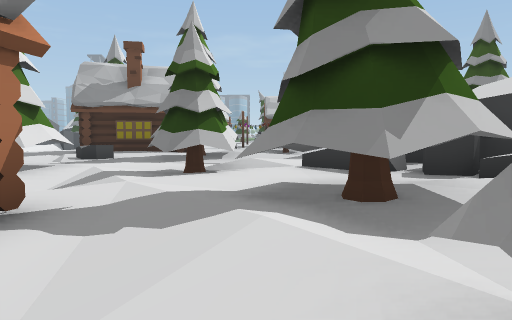
view 1 (above)

24 first-person views from a walk through a 3-D level made in the Unity game engine. The camera is 1.3 m above the floor, tilts 4° down and sees 70° across. The floor is counted in squares, 2 m on a side. Each view is taken from the middle of a square. On the plan, view 1 faces up. The plan holds only what a view shows up to about 11 squares ahead; the rest is blank. The place goes on beyond the plan. The player is left out.

view 2
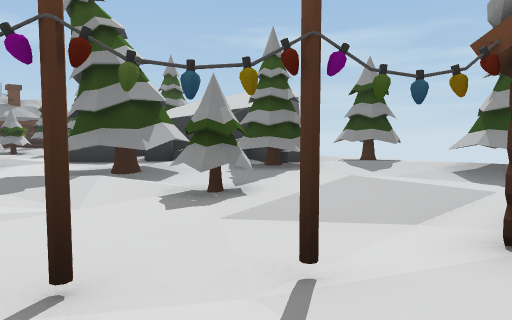

view 3
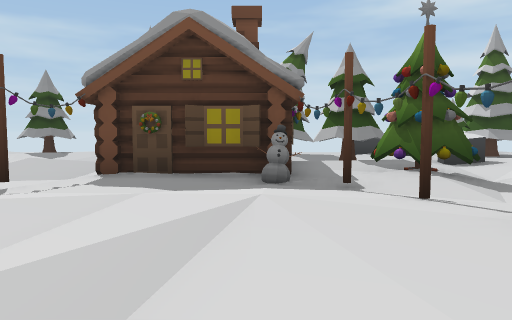

view 4
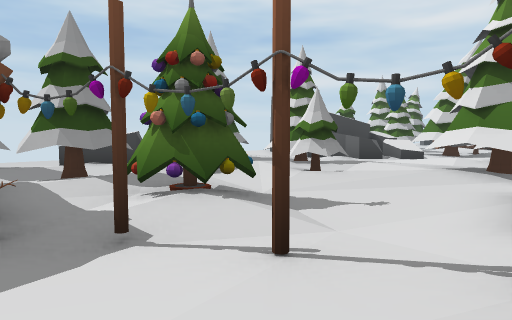

view 5
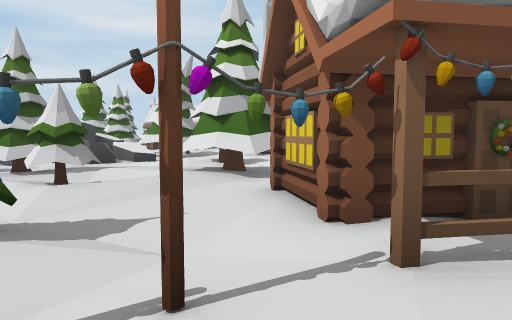

view 6
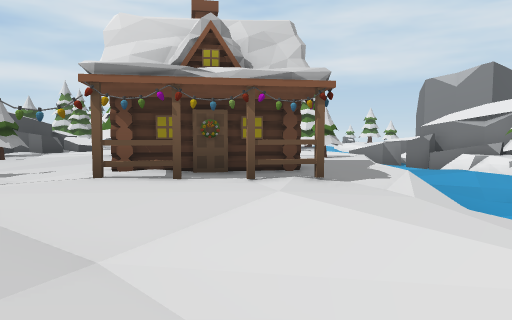

view 7
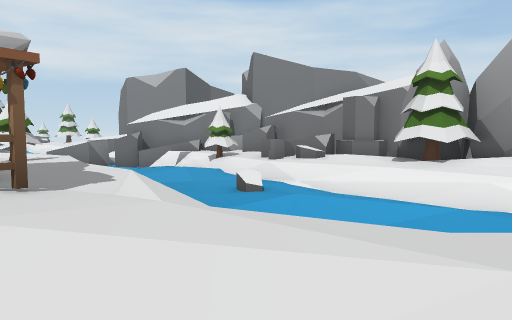

view 8
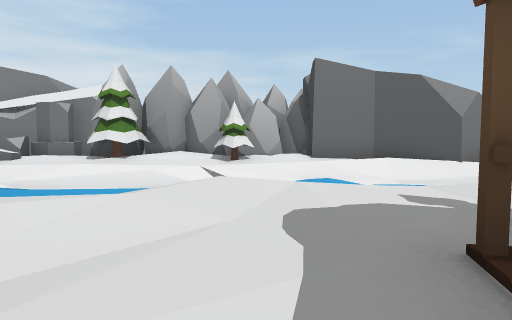

view 9
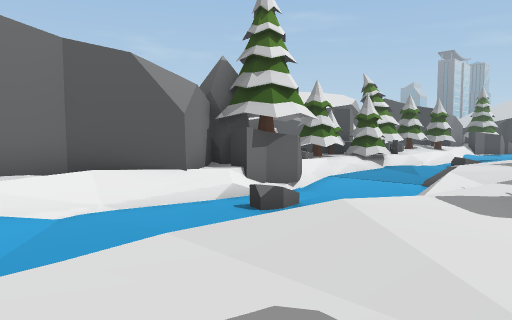

view 10
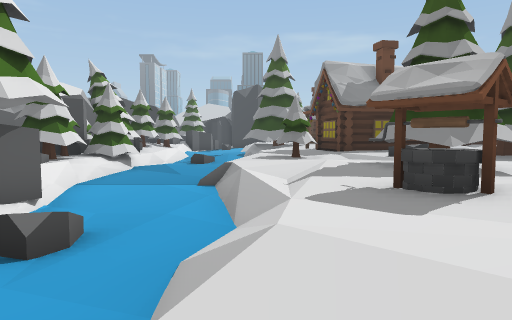

view 11
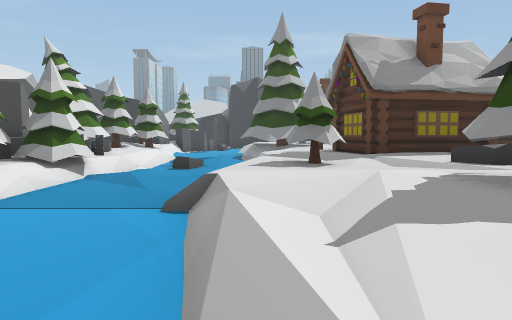

view 12
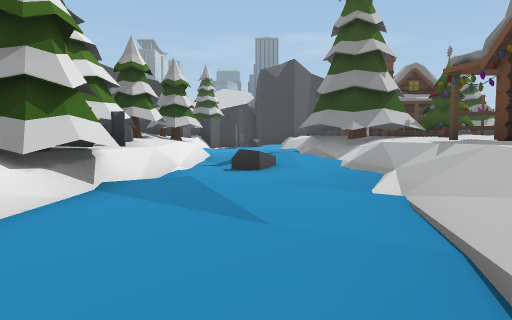

view 13
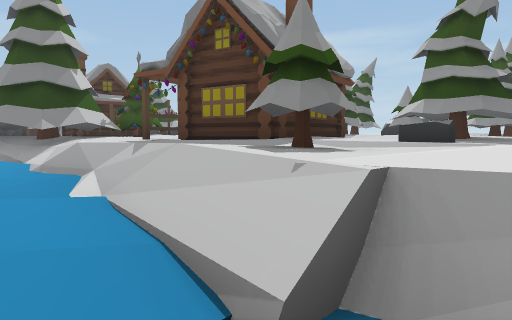

view 14
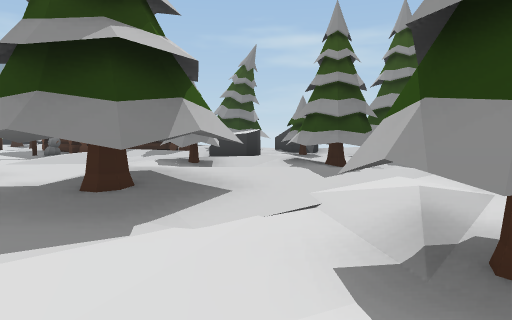

view 15
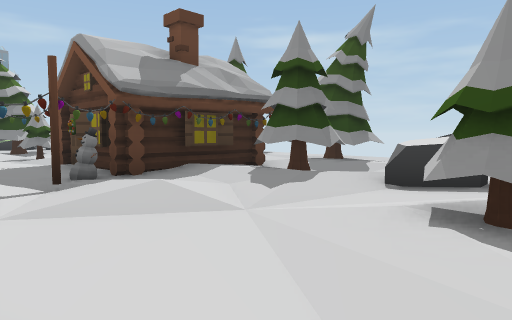

view 16
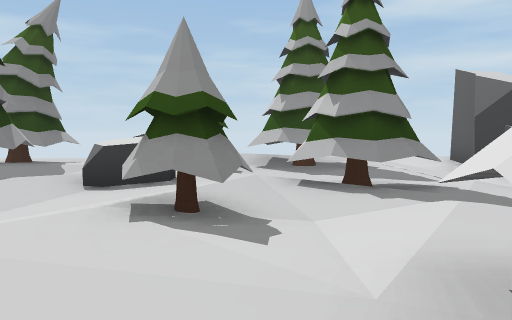

view 17
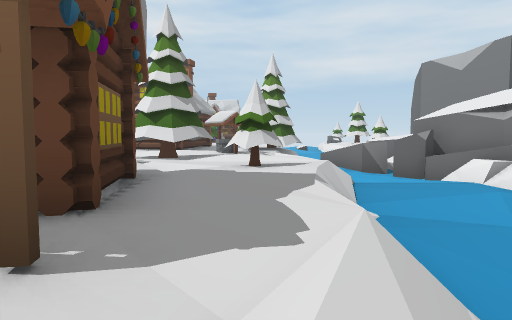

view 18
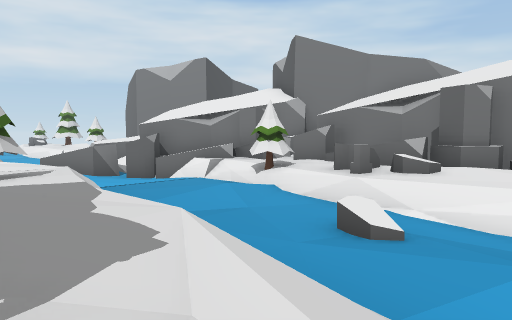

view 19
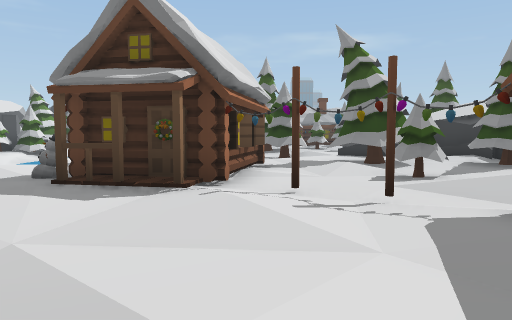

view 20
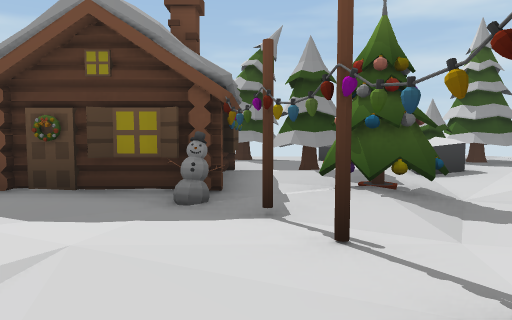

view 21
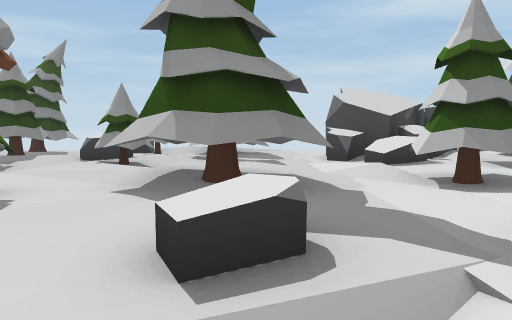

view 22
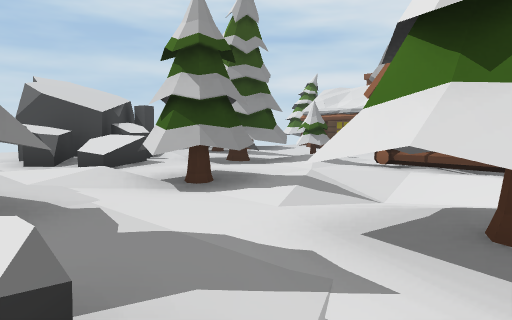

view 23
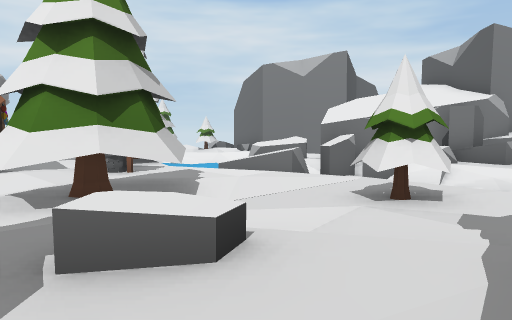

view 24
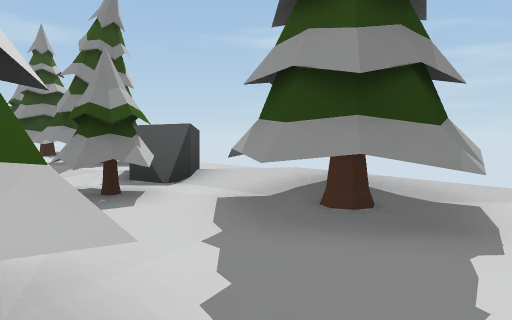

### Floor plan
Key: @ floor where view 1 was taken; # wall or solid block; . main floor; : floor 0.25 m higher than the main floor; - floor 0.25 m lower than the main floor; + floor 0.5 m higher than the main floor; _ floor 0.75 m lower than the main floor; < floor 1 m lower than the main floor; ( floor 1.25 m lower than the main floor; / step, stairs or slope; = window, fence, low wall or low ledge; ^ raised ledge; v drop or lower ground; O other object.
Columns run from 14 left of view 1 to 8 right of it. Each row starts with its distance up from view 1.
 18  #O<  ^OOOO  ..## O:.
 17  ^^<  OOO.O  :OO##O O
 16  O^(_//..::  .#.::.:OO
 15  #^<__/ .O  O.:.:O.::
 14  #O<O_/ OO  ....:O..O
 13  #O<<</.O#  .....O::O
 12 ##^<<_/.:##O..:O:OOO::
 11 ##O__</.:O::.::O::..O+
 10 #OO___/O.:::OO:.OO.OOO
  9 OOO__/.O./O.OO::OO..O
  8  #^<</...O............
  7   #<<_.::OO..O:/^^.#..:
  6   #(<_.:OOO.OO:==#####:
  5   #<<_/...--.:..#^###
  4   #</_/.O:  .:OOO==##
  3  ##<O_/..   O::OOOO-^.
  2  ##<<</:.   O.:..OO:OO
  1  #=<</...   O..O.:::OO
  0 O#=<</../O##..@.::..::
 -1 O#=   /:::OO.#../:.-OO
 -2 OO#   /:.:.::.#....OOO
 -3  OO   /::...:.:O  O O
 -4 # .<< /.:.-::..#  O .
 -5 OOO<_< .:./:+:O###O O
 -6 OOO(_//..::::.#.::.OOO
 -7 # =<__/...OOO./O:O.::..
 -8 #:=<O_/.OOO#..OO:O..O..
 -9 # O<<</.O###.....O:OO:.
-10 =OO<<_/.:# O..:O:OOO::
-11 #=O__</.:O::.::O::..O+
-12 ^OO___/O.:::OO:.OO.OOO:
-13 ##=__/.O./O.OO::OO..OO:
-14 #==<<=......O........
-15 #+# <v.::OO..O:/^^...
-16 ####< ..OOO.OO:/=###
-17    ## /...--.:..###

Where each view was taken, in squares from view 1:
view 1: 0 up, 0 right, facing up
view 2: 3 down, 2 left, facing up-right
view 3: 5 down, 5 left, facing right
view 4: 5 down, 3 left, facing down-right
view 5: 5 down, 2 left, facing down
view 6: 2 down, 5 left, facing down
view 7: 3 down, 5 left, facing down-left
view 8: 2 down, 3 left, facing left
view 9: 1 down, 6 left, facing up-left
view 10: 0 up, 8 left, facing up
view 11: 3 up, 8 left, facing up
view 12: 7 up, 10 left, facing up
view 13: 7 up, 10 left, facing up-right
view 14: 6 up, 3 left, facing up-right
view 15: 11 up, 2 left, facing up-right
view 16: 11 up, 2 left, facing right
view 17: 6 down, 7 left, facing down
view 18: 6 down, 6 left, facing down-left
view 19: 6 down, 2 left, facing up
view 20: 6 down, 4 left, facing right
view 21: 13 down, 6 left, facing right
view 22: 13 down, 5 left, facing down-right
view 23: 11 down, 3 left, facing down-left
view 24: 14 down, 3 right, facing up-right
